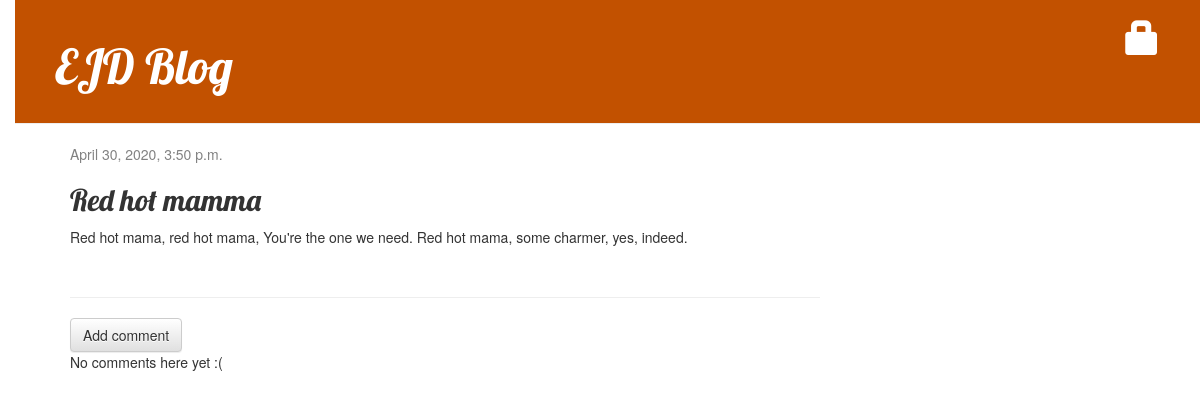
Before: /post/10/ with the older database file.
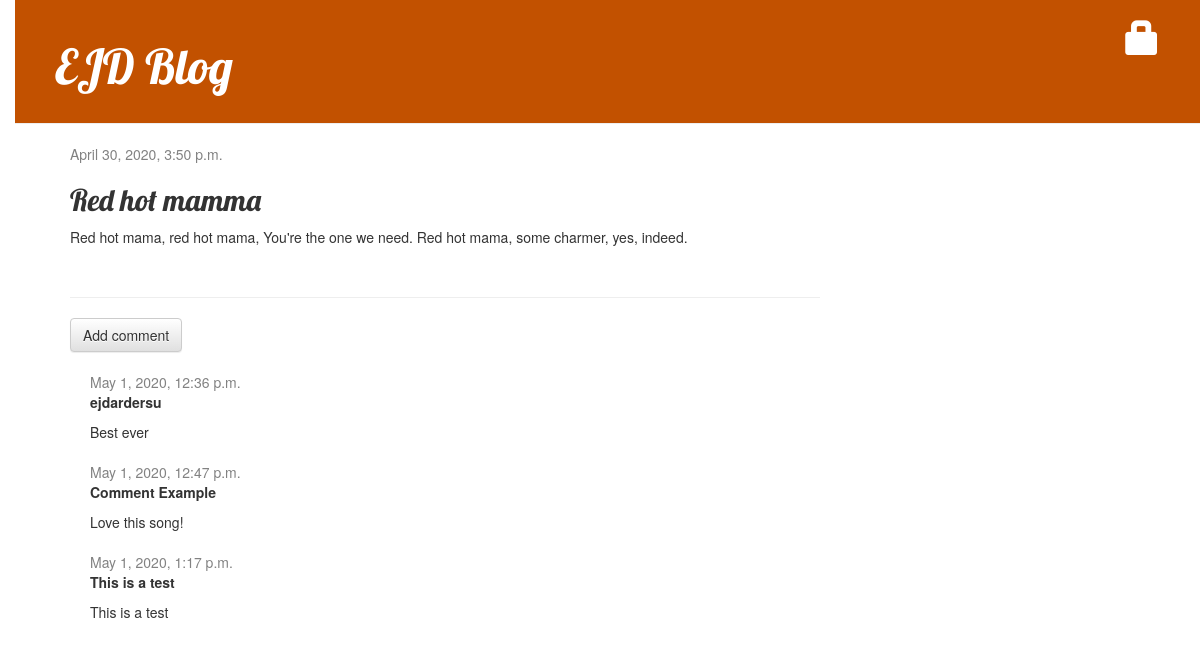
After: the same page with the newer database file.
### blog/models.py (models this page shows, shortened)
class Comment(models.Model):
    post = models.ForeignKey('blog.Post', on_delete=models.CASCADE, related_name='comments')
    author = models.CharField(max_length=200)
    text = models.TextField()
    created_date = models.DateTimeField(default=timezone.now)
    approved_comment = models.BooleanField(default=False)

### blog/views.py (the view)
# urls.py: path('post/<int:pk>/', views.post_detail, name='post_detail'),
def post_detail(request, pk):
    post = get_object_or_404(Post, pk=pk)
    return render(request, 'blog/post_detail.html', {'post': post})

### blog/templates/blog/post_detail.html (shortened to what this page needs)
{% extends 'blog/base.html' %}
{% block content %}
    <div class="post">
        {% if post.published_date %}
            <div class="date">
                {{ post.published_date }}
            </div>
        {% else %}
            <a class="btn btn-default" href="{% url 'post_publish' pk=post.pk %}">Publish</a>
        {% endif %}
        <h2>{{ post.title }}</h2>
        <p>{{ post.text|linebreaksbr }}</p>
    </div>
    <hr>
    <a class="btn btn-default" href="{% url 'add_comment_to_post' pk=post.pk %}">Add comment</a>
        {% for comment in post.comments.all %}
            {% if user.is_authenticated or comment.approved_comment %}
            <div class="comment">
                <div class="date">
                    {{ comment.created_date }}
                </div>
                <strong>{{ comment.author }}</strong>
                <p>{{ comment.text|linebreaks }}</p>
            </div>
            {% endif %}
        {% empty %}
            <p>No comments here yet :(</p>
        {% endfor %}
{% endblock %}

Changed rows visible on the page:
added Comment: created_date "May 1, 2020, 12:36 p.m.", author "ejdardersu", text "Best ever"
added Comment: created_date "May 1, 2020, 12:47 p.m.", author "Comment Example", text "Love this song!"
added Comment: created_date "May 1, 2020, 1:17 p.m.", author "This is a test", text "This is a test"
Other visible differences:
text no longer shown: "No comments here yet :("
